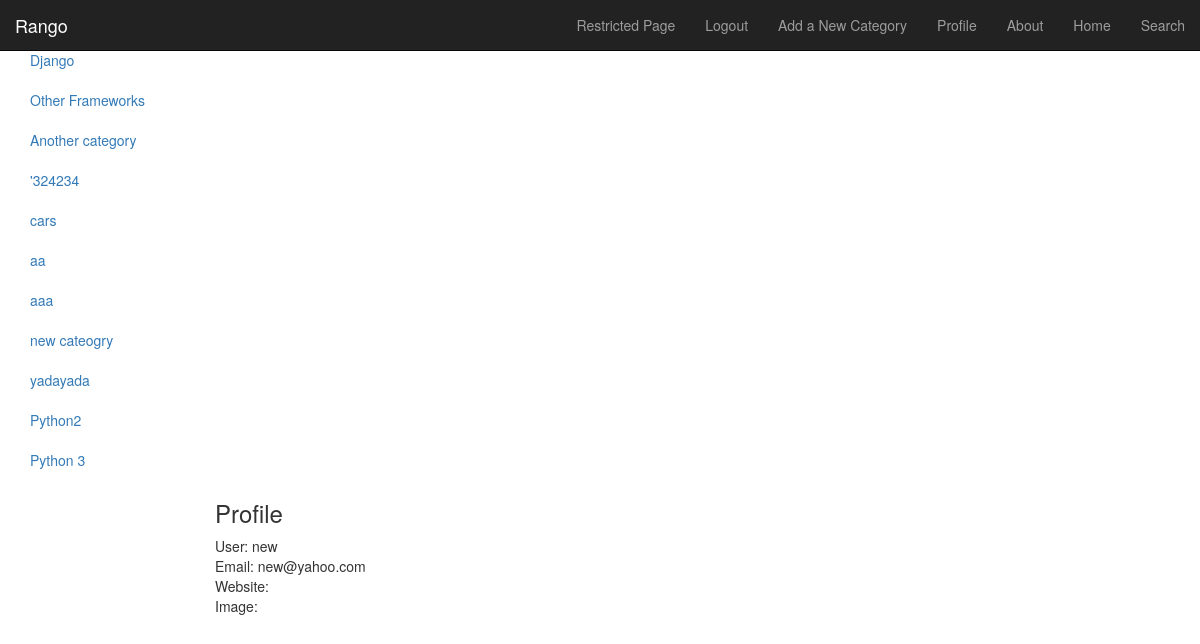
The page /rango/profile/ (signed in) on the database its author committed.
### rango/models.py (models this page shows, shortened)
class Category(models.Model):
	name = models.CharField(max_length=128, unique=True)
	views = models.IntegerField(default=0)
	likes = models.IntegerField(default=0)
	slug = models.SlugField(unique=True)
	class Meta:
		verbose_name_plural = "categories"

### rango/views.py (the view)
@login_required
def profile(request):
	context_dict = {}
	return render(request, 'rango/profile.html', context_dict)

### rango/templatetags/rango_extras.py (called while the page is built)
@register.inclusion_tag('rango/cats.html')
def get_category_list(cat=None):
	return {'cats': Category.objects.all(), 'act_cat': cat}

### templates/rango/profile.html
{% extends 'rango/base.html' %}
{% load staticfiles %}
{% block body_block %}
<div id="page-header">
	<h3>Profile</h3>
</div>
User: {{ user.username }} <br/>
Email: {{ user.email }} <br />
Website: {{ user.website  }} <br/>
Image: {{ user.picture }} <br/>
{% endblock %}

### templates/rango/cats.html
<ul class="nav nav-sidebar">
{% if cats %}
		{% for c in cats %}
			{% if c == act_cat %} <li class="active">
			{% else %} <li>
			{% endif %}
			<a href="{% url 'category' c.slug %}">{{ c.name }}</a></li>
		{% endfor %}
{% else %}
	<li> <strong> There are no categories present.</strong></li>
{% endif %}
</ul>

### rows shown on the page
Category: name "Django"
Category: name "Other Frameworks"
Category: name "Another category"
Category: name "'324234"
Category: name "cars"
Category: name "aa"
Category: name "aaa"
Category: name "new cateogry"
Category: name "yadayada"
Category: name "Python2"
Category: name "Python 3"

### other values the page prints
{{ user.username }} "new"
{{ user.email }} "new@yahoo.com"
